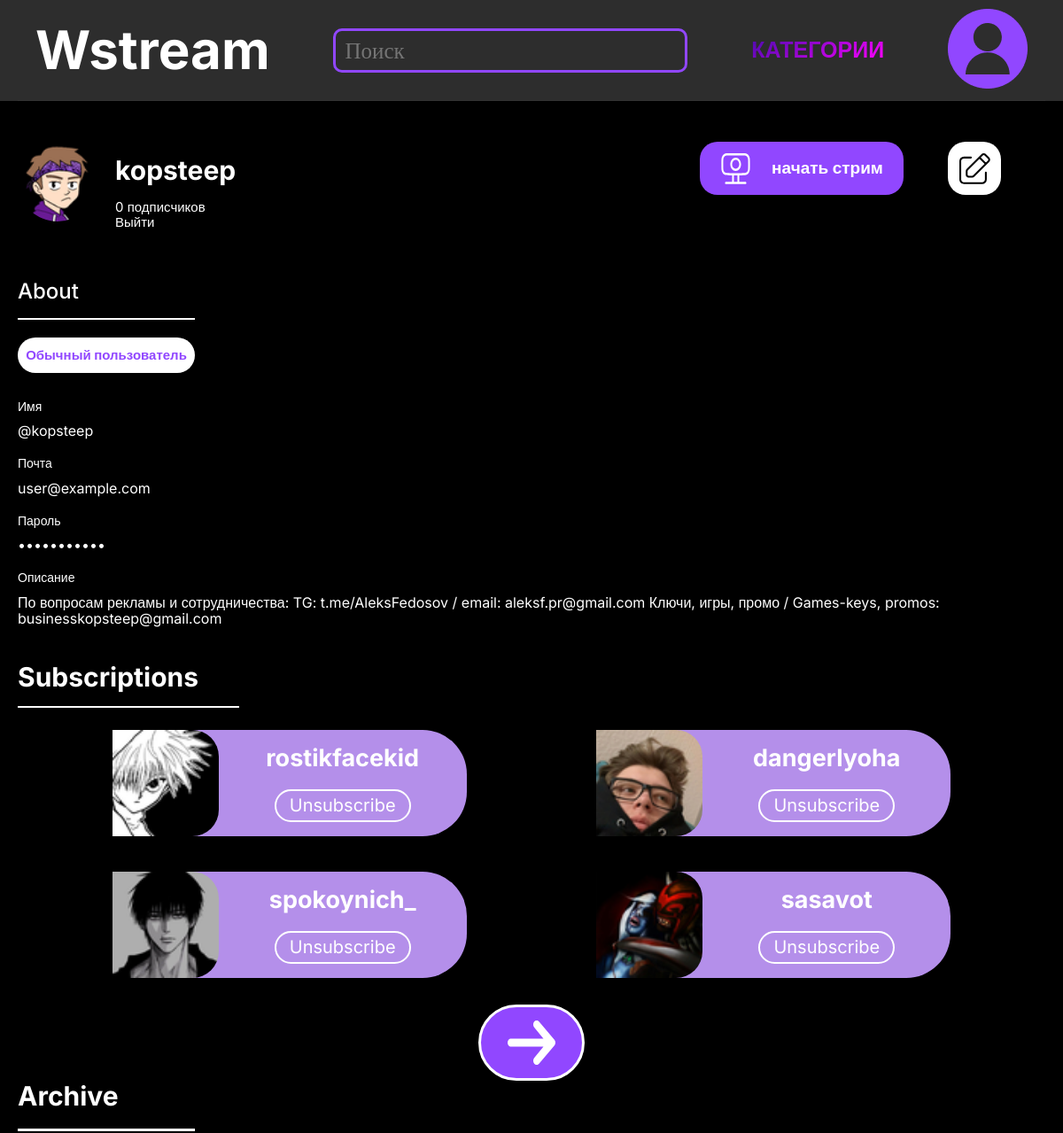
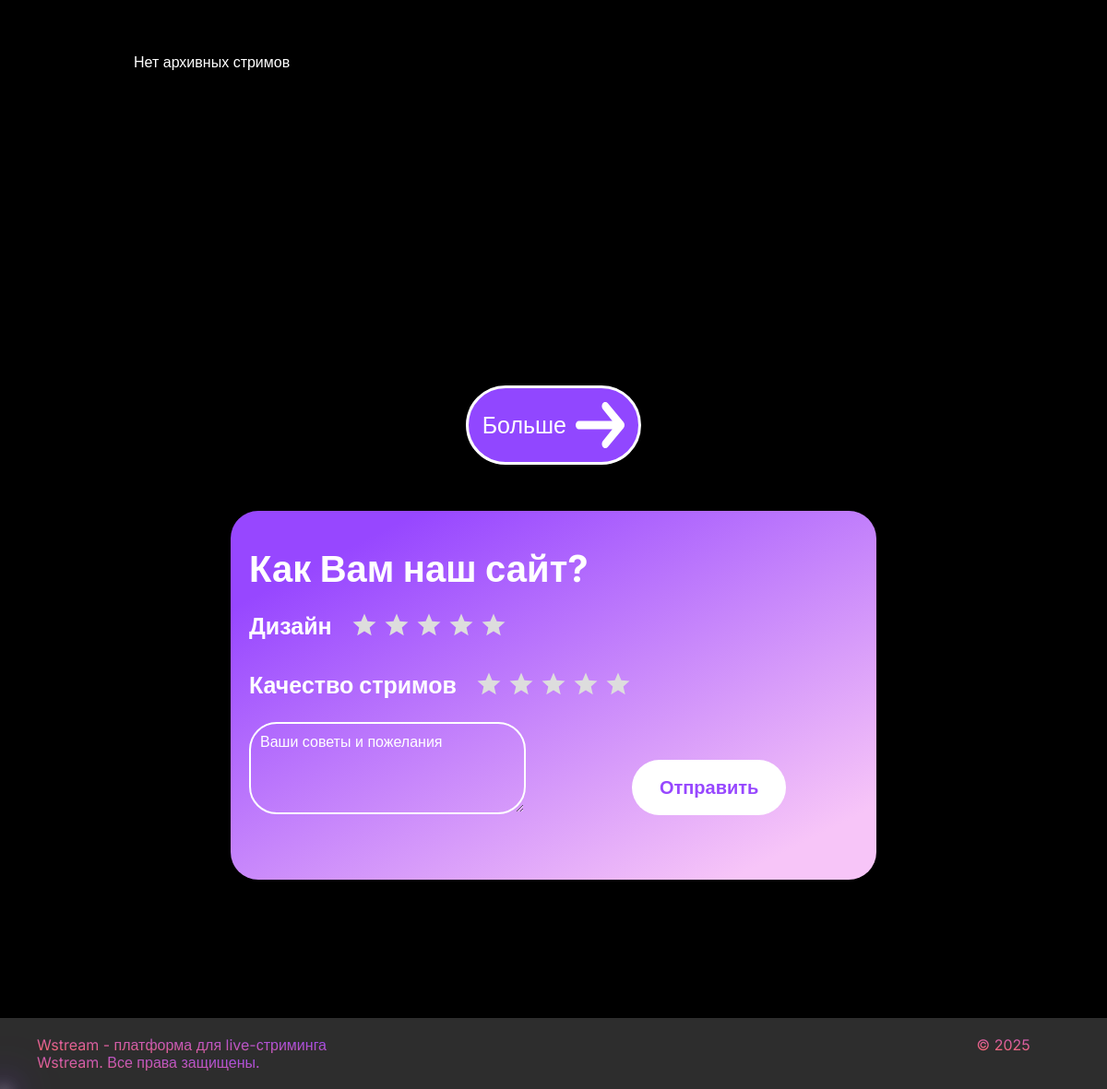
/profile/, run on the app's committed database (2 pictures, top to bottom).
### hello/models.py (models this page shows, shortened)
class Users(models.Model):
    rol = [
        ("Админ", "Админ"),
        ("Модератор", "Модератор"),
        ("Обычный пользователь", "Обычный пользователь")
    ]
    user = models.OneToOneField(User, on_delete=models.CASCADE, verbose_name='Пользователь Django', null=True, blank=True)
    user_name = models.CharField(verbose_name='Имя пользователя', max_length=30, default="Пользователь")
    email = models.EmailField("Почта", max_length=100, default="user@example.com")
    hash_particle = models.CharField('Хэш', max_length=100, blank=True, null=True)
    registration_date = models.DateField("Дата регистрации", auto_now_add=True)
    about = models.TextField("Информация о себе", null=True, blank=True)
    avatar = models.ImageField('Аватарка', upload_to='users_photos/', null=True, blank=True, default='users_photos/default_avatar.png')
    nickname = models.CharField("Никнейм", max_length=50, default="User")
    roles = models.CharField('Роль', max_length=50, choices=rol, default="Обычный пользователь")
    class Meta:
        verbose_name = "Пользователь"
        verbose_name_plural = "Пользователи"

class Subscriptions(models.Model):
    id_users_for = models.ForeignKey(Users, on_delete=models.SET_NULL, null=True, blank=True, related_name='subscribers', verbose_name='На кого подписались')
    id_users_from = models.ForeignKey(Users, on_delete=models.SET_NULL, null=True, blank=True, related_name='subscriptions', verbose_name='Кто подписался')
    id_level = models.ForeignKey(Level, on_delete=models.SET_NULL, null=True, blank=True, verbose_name='Уровень')
    start_date = models.DateField(verbose_name='Дата подписки', auto_now_add=True)
    end_date = models.DateField('Дата отписки', null=True, blank=True)
    auto_renewal = models.BooleanField('Авто продление', default=True)
    class Meta:
        verbose_name = "Подписка"
        verbose_name_plural = "Подписки"

### hello/views.py (the view, shortened to what this page needs)
# urls.py: path('profile/', page2, name='profile'),
def page2(request):
    try:
        user_profile = Users.objects.first()
        subscriptions = Subscriptions.objects.filter(id_users_from=user_profile)[:6]
        archive_streams = Streams.objects.filter(id_users=user_profile, status="Завершился")[:4]
    except Exception as e:
        user_profile = None
        subscriptions = []
        archive_streams = []
        print(f"Error in page2: {e}")
    context = {
        'user_profile': user_profile,
        'subscriptions': subscriptions,
        'archive_streams': archive_streams,
    }
    return render(request, 'page-2.html', context)

### hello/templates/page-2.html (shortened to what this page needs)
{% extends "main.html" %}
{% load static %}
{% block main %}
<div class="container2">
    <section class="header-account">
        <div class="neck">
            <div class="imgaes-neck">
                {% if user_profile.avatar %}
                <img src="{{ user_profile.avatar.url }}" alt="{{ user_profile.nickname }}" class="img-nick">
                {% else %}
                <img src="{% static 'images/my-prof.png' %}" alt="{{ user_profile.nickname }}" class="img-nick">
                {% endif %}
            </div>
            <div class="necknamee">
                <h3 class="niekname-titlle">
                    {{ user_profile.nickname|default:"Ник пользователя" }}
                </h3>
                <div class="exit">
                    <p class="exit-text">{{ user_profile.subscribers.count }} подписчиков</p>
                    <p class="exit-text">Выйти</p>
                </div>
            </div>
        </div>
        <div class="start-stream">
            <a href="#" class="btn-start">
                <img src="{% static 'images/camera.svg' %}" alt="" class="btn-start-img">
                начать стрим
            </a>
            <a href="#" class="btn-start-two">
                <img src="{% static 'images/redact.svg' %}" alt="" class="btn-img">
            </a>
        </div>
    </section>
    <section class="about">
        <div class="ABOUT-name-btn">
            <h2 class="about-title">About</h2>
            <p class="about-text">{{ user_profile.roles|default:"Пользователь" }}</p>
        </div>
        <div class="information-about">
            <dl class="about-list">
                <div class="about-item">
                    <dt class="title-about-item">Имя</dt>
                    <dd class="text-about-item">{{ user_profile.user_name|default:"Не указано" }}</dd>
                </div>
                <div class="about-item">
                    <dt class="title-about-item">Почта</dt>
                    <dd class="text-about-item">{{ user_profile.email|default:"Не указана" }}</dd>
                </div>
                <div class="about-item">
                    <dt class="title-about-item">Пароль</dt>
                    <dd class="text-about-item">•••••••••••</dd>
                </div>
                <div class="about-item">
                    <dt class="title-about-item">Описание</dt>
                    <dd class="text-about-item">{{ user_profile.about|default:"Описание не добавлено" }}</dd>
                </div>
            </dl>
        </div>
    </section>
    <section class="Subscriptions">
        <h2 class="subscriptions-title">Subscriptions</h2>
        <div class="subscriptions-list">
            {% for subscription in subscriptions %}
            <div class="subscriptions-item">
                <div class="subscriptions-images">
                    {% if subscription.id_users_for.avatar %}
                    <img src="{{ subscription.id_users_for.avatar.url }}" alt="{{ subscription.id_users_for.nickname }}"
                        class="subscriptions-img">
                    {% else %}
                    <img src="{% static 'images/subscriptions-avatar.jpg' %}"
                        alt="{{ subscription.id_users_for.nickname }}" class="subscriptions-img">
                    {% endif %}
                </div>
                <div class="subscriptions-name">
                    <h3 class="nickname">{{ subscription.id_users_for.nickname }}</h3>
                    <button class="subscriptions-btn">Unsubscribe</button>
                </div>
            </div>
            {% empty %}
            <p class="no-subscriptions">Нет подписок</p>
            {% endfor %}
        </div>
        <a href="#" class="arroy-btn">
            <img src="{% static 'images/wiht-arroy.svg' %}" alt="" class="arroy-img">
        </a>
    </section>
    <section class="Archive">
        <h2 class="Archive-title">Archive</h2>
        <div class="Archive-list">
            {% for stream in archive_streams %}
            <div class="Archive-item">
                <div class="Archive-images">
                    {% if stream.preview %}
                    <img src="{{ stream.preview.url }}" alt="{{ stream.name }}" class="Archive-img">
                    {% else %}
                    <img src="{% static 'images/Archive-ava.jpg' %}" alt="{{ stream.name }}" class="Archive-img">
                    {% endif %}
                </div>
                <div class="Archive-name-stream">
                    <h3 class="Archive-names-stream">{{ stream.name }}</h3>
                    <p class="date-stream">Дата стрима: {{ stream.start_time|date:"d.m.Y" }}</p>
                    <p class="category-stream">Категория: {{ stream.category.name }}</p>
                </div>
            </div>
            {% empty %}
            <p class="no-archive">Нет архивных стримов</p>
            {% endfor %}
        </div>
        <a href="#" class="Archive-arroy-btn">
            Больше
            <img src="{% static 'images/wiht-arroy.svg' %}" alt="" class="Archive-arroy-btn-img">
        </a>
    </section>
    <section class="form-obrat">
        <form action="" class="oc">
            <div class="rating-form">
                <h2 class="rating-title">Как Вам наш сайт?</h2>
                <div class="diz">
                    <div class="star-rating">
                        {% for i in "54321" %}
                        <label for="design_star{{ i }}">
                            <svg width="30" height="30" viewBox="0 0 24 24" class="star-icon">
                                <path
                                    d="M12 17.27L18.18 21l-1.64-7.03L22 9.24l-7.19-.61L12 2 9.19 8.63 2 9.24l5.46 4.73L5.82 21z"
                                    fill="currentColor" />
                            </svg>
                        </label>
                        {% endfor %}
                        <h5 class="diz-title">Дизайн</h5>
                    </div>
                    <div class="star-rating">
                        {% for i in "54321" %}
                        <label for="usability_star{{ i }}">
                            <svg width="30" height="30" viewBox="0 0 24 24" class="star-icon">
                                <path
                                    d="M12 17.27L18.18 21l-1.64-7.03L22 9.24l-7.19-.61L12 2 9.19 8.63 2 9.24l5.46 4.73L5.82 21z"
                                    fill="currentColor" />
                            </svg>
                        </label>
                        {% endfor %}
                        <h5 class="diz-title">Качество стримов</h5>
                    </div>
                    <div class="text-area">
                        <textarea name="text" class="star-rating-area" placeholder="Ваши советы и пожелания"
                            id=""></textarea>
                    </div>
                </div>
            </div>
            <button class="text-area-btn">Отправить</button>
        </form>
    </section>
</div>
{% endblock %}

### data on the page
Users: avatar (picture), nickname "kopsteep", subscribers.count "0", roles "Обычный пользователь", user_name "@kopsteep", email "user@example.com", about "По вопросам рекламы и сотрудничества: TG: t.me/AleksFedosov / email: aleksf.pr@gmail.com Ключи, игры, промо / Games-keys, promos: businesskopsteep@gmail.com"
Subscriptions: id_users_for.avatar (picture), id_users_for.nickname "rostikfacekid"
Subscriptions: id_users_for.avatar (picture), id_users_for.nickname "dangerlyoha"
Subscriptions: id_users_for.avatar (picture), id_users_for.nickname "spokoynich_"
Subscriptions: id_users_for.avatar (picture), id_users_for.nickname "sasavot"
